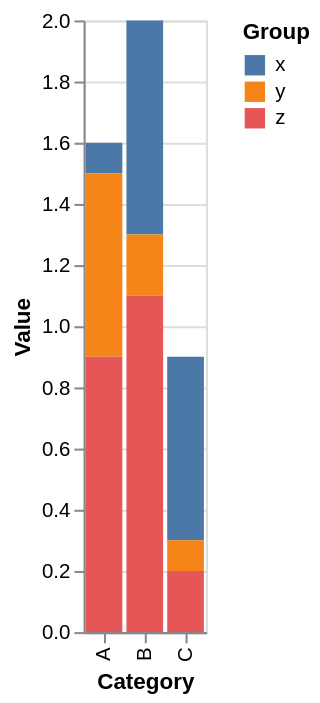

This figure's Vega-Lite source:
### Vega-Lite specification from a JSON file in a GitHub repository (floating-point values rounded to 4 significant figures)
{"$schema": "https://vega.github.io/schema/vega-lite/v6.json", "description": "A bar chart showing the values by category and group.", "data": {"name": "input_data"}, "mark": "bar", "encoding": {"x": {"field": "category", "type": "nominal", "axis": {"title": "Category"}}, "y": {"field": "value", "type": "quantitative", "axis": {"title": "Value"}}, "color": {"field": "group", "type": "nominal", "legend": {"title": "Group"}}}, "datasets": {"input_data": [{"category": "A", "group": "x", "value": 0.1}, {"category": "A", "group": "y", "value": 0.6}, {"category": "A", "group": "z", "value": 0.9}, {"category": "B", "group": "x", "value": 0.7}, {"category": "B", "group": "y", "value": 0.2}, {"category": "B", "group": "z", "value": 1.1}, {"category": "C", "group": "x", "value": 0.6}, {"category": "C", "group": "y", "value": 0.1}, {"category": "C", "group": "z", "value": 0.2}]}}
